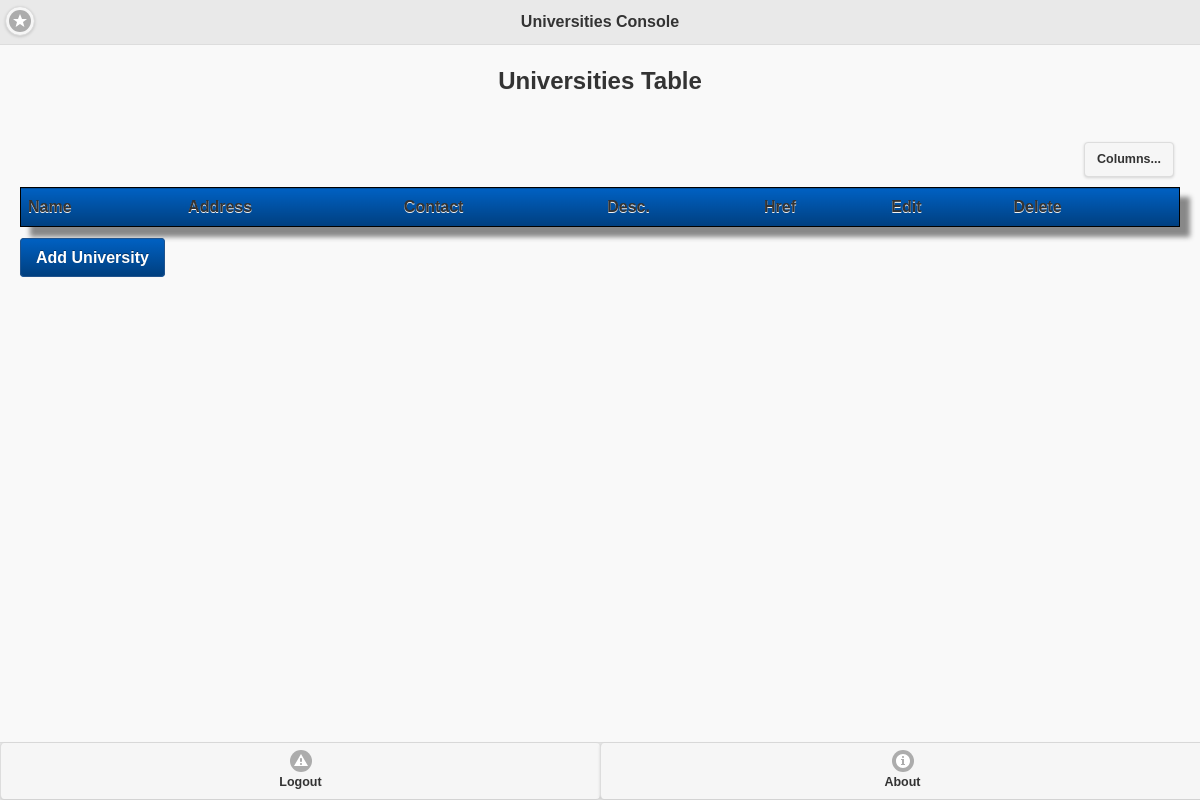
/universitiesconfig.php, run on an earlier commit of the app's database.
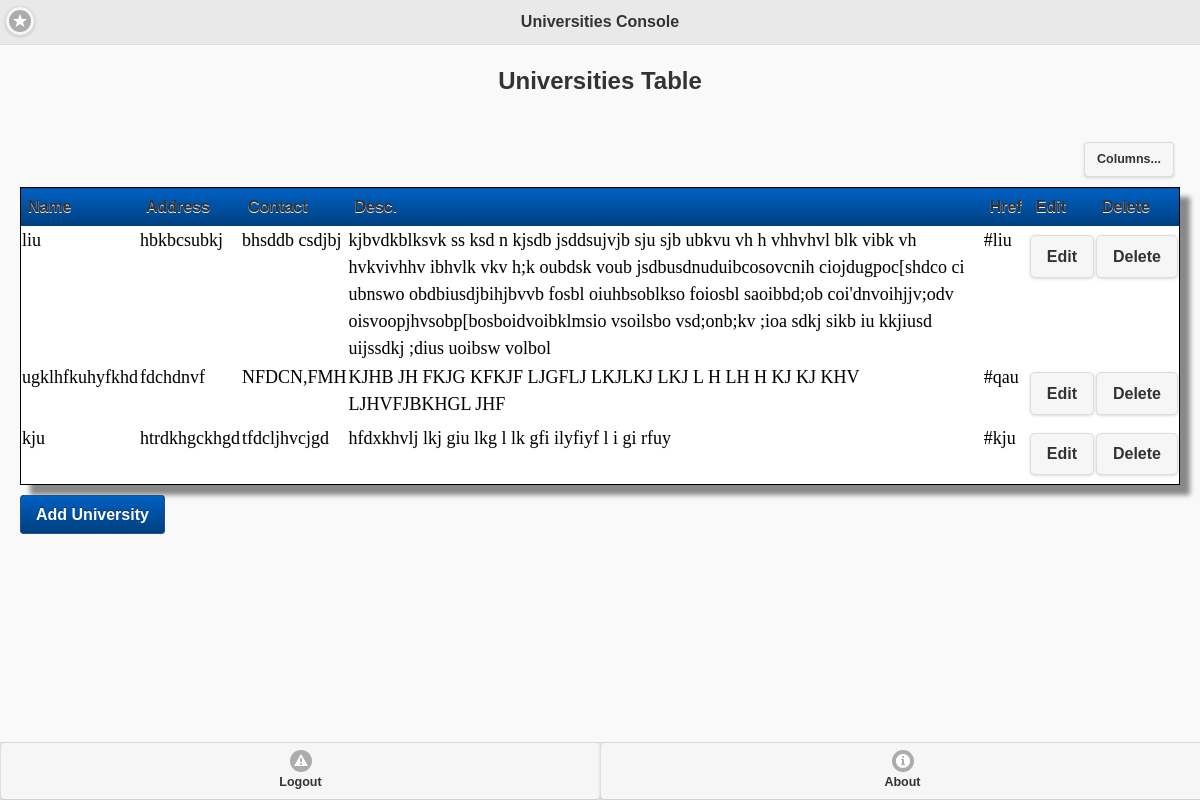
And on a later commit of the database.
### tables this page shows
CREATE TABLE IF NOT EXISTS `universities` (
  `id` int(10) NOT NULL AUTO_INCREMENT,
  `name` varchar(50) NOT NULL,
  `address` varchar(190) NOT NULL,
  `contact` varchar(300) NOT NULL,
  `de` varchar(500) NOT NULL,
  `href` varchar(20) NOT NULL,
  PRIMARY KEY (`id`),
  FULLTEXT KEY `de` (`de`)
);

### universitiesconfig.php (called while the page is built, shortened)
<?php
include '/include/config.php';
$sql = "select id, name , address , contact, de, href from universities";
$result = mysqli_query($link, $sql);
$universities_list = array();
while($rows = mysqli_fetch_array($result))
{
    $universities_list[] = array('id' => $rows['id'],
                            'name' => $rows['name'],
                            'address' => $rows['address'],
                            'contact' => $rows['contact'],
                            'de' => $rows['de'],
							'href' => $rows['href']);
}
include 'universitieslist.php';
exit();
?>

### universitieslist.php (the view, shortened to what this page needs)
<?php
include_once 'universitiesconfig.php';
?>
<!DOCTYPE html>
<html>
<head>
	<link rel="stylesheet" href="_/css/jquery.mobile-1.4.5.min.css" />
	<link rel="stylesheet" href="_/css/mystyles.css" />
</head>
<body>
	<div id="universities" data-role="page" data-title="YUG: Universities Console">
    	<div data-role="header" data-position="fixed" data-id="header">
        	<h1>Universities Console</h1>
            <a href="admin.php" data-role="button" data-ajax="false" data-iconpos="notext" data-icon="star">Admin</a>
        </div>
		<h2 class="head1" align="center">Universities Table</h2>
		<div data-role="main" class="ui-content" >
		<table data-role="table" class="ui-responsive" data-mode="columntoggle" id="myTable">
				<thead>
					<tr>
						<th>Name</td>
						<th data-priority="1">Address</th>
						<th data-priority="2">Contact</th>
						<th data-priority="3">Desc.</th>
                        <th data-priority="4">Href</th>
						<th>Edit</th><th>Delete</th>
					</tr>
				</thead>
				<tbody>
					<?php foreach($universities_list as $university) : ?>
						<tr>
							<td>
								<?php echo $university["name"]; ?>
							</td>
							<td>
								<?php echo $university["address"]; ?>
							</td>
							<td>
								<?php echo $university["contact"]; ?>
							</td>
							<td>
								<?php echo $university["de"]; ?>
							</td>
                            <td>
								<?php echo $university["href"]; ?>
							</td>
							<td>
								<form method="post" action="universitiesconfig.php">
									<input data-ajax="false" type="submit" value="Edit" />
								</form>
							</td>
							<td>
								<form method="POST" action="universitiesconfig.php"
								onSubmit="return ConfirmDelete();">
									<input type="submit" value="Delete" />
								</form>
							</td>
						<tr>
					<?php endforeach; ?>
				</tbody>
			</table><br/>
			<a href="adduniversities.php" data-ajax="false" class="link-btn">Add University</a>
		</div>
			<div data-role="footer" data-position="fixed" data-id="footer">
        	<div data-role="navbar">
            	<ul>
                    <li><a id="logout" href="admin.php?q=logout" data-role="button" data-icon="alert" data-mini="true">Logout</a></li>
                    <li><a href="#about" data-role="button" data-rel="dialog" data-icon="info" data-mini="true">About</a></li>
                </ul>
            </div>
        </div>
		</div>
</body>
</html>

### _/css/mystyles.css (style rules this page uses)
.ui-content { padding:20px }
#myTable { margin:0px;padding:0px; width:100%; box-shadow: 10px 10px 5px #888888; border:1px solid #000000; background: #afd3e3; }
#myTable thead th { padding:7px; background:-o-linear-gradient(bottom, #005fbf 5%, #003f7f 100%); background:-webkit-gradient( linear, left top, left bottom, color-stop(0.05, #005fbf), color-stop(1, #003f7f) ); background:-moz-linear-gradient( center top, #005fbf 5%, #003f7f 100% ); filter:progid:DXImageTransform.Microsoft.gradient(startColorstr="#005fbf", endColorstr="#003f7f"); background: -o-linear-gradient(top,#005fbf,003f7f); background-color:#005fbf; }
#myTable td { background: white; text-align: left; padding: 1px; font-size: 18px; font-family: Tahoma Arial; font-weight: normal; color: #000000; }
a.link-btn { padding: 10px 15px; color: white; text-decoration: none; background: #4479BA; -webkit-border-radius: 4px; -moz-border-radius: 4px; border-radius: 4px; border: solid 1px #20538D; text-shadow: 0 -1px 0 rgba(0, 0, 0, 0.4); background:-o-linear-gradient(bottom, #005fbf 5%, #003f7f 100%); background:-webkit-gradient( linear, left top, left bottom, color-stop(0.05, #005fbf), color-stop(1, #003f7f) ); background:-moz-linear-gradient( center top, #005fbf 5%, #003f7f 100% ); }

What changed in the data, as far as the page shows it:
added universities: name "liu", address "hbkbcsubkj", contact "bhsddb csdjbj", de "kjbvdkblksvk ss ksd n kjsdb jsddsujvjb sju sjb ubkvu vh h vhhvhvl blk vibk vh hvkvivhhv ibhvlk vkv h;k oubdsk voub jsdbusdnuduibcosovcnih ciojdugpoc[shdco ci ubnswo obdbiusdjbihjbvvb fosbl oiuhbsoblkso foiosbl saoibbd;ob coi'dnvoihjjv;odv oisvoopjhvsobp[bosboidvoibklmsio vsoilsbo vsd;onb;kv ;ioa sdkj sikb iu kkjiusd uijssdkj ;dius uoibsw volbol", href "#liu"
added universities: name "ugklhfkuhyfkhd", address "fdchdnvf", contact "NFDCN,FMH", de "KJHB JH FKJG KFKJF LJGFLJ LKJLKJ LKJ L H LH H KJ KJ KHV LJHVFJBKHGL JHF", href "#qau"
added universities: name "kju", address "htrdkhgckhgd", contact "tfdcljhvcjgd", de "hfdxkhvlj lkj giu lkg l lk gfi ilyfiyf l i gi rfuy", href "#kju"
